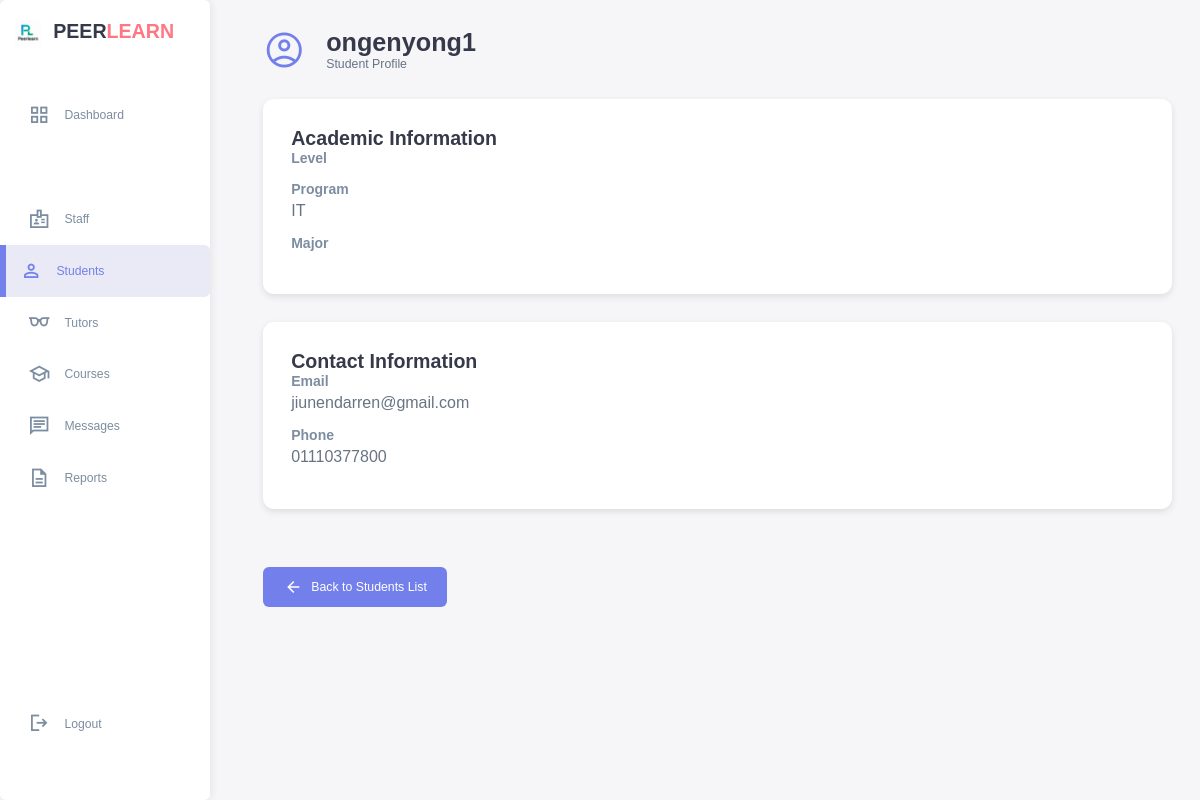
The app's page /student_details.php?id=23, older data.
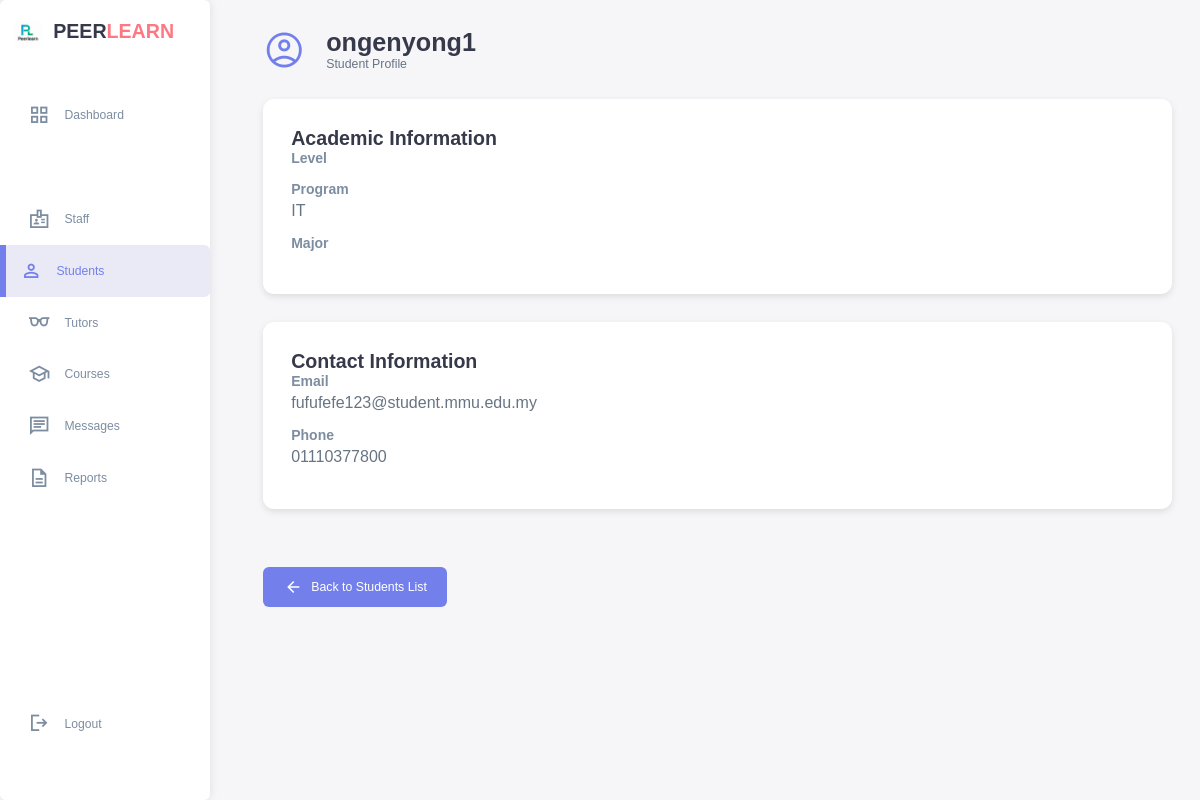
The same page, newer data.
### tables this page shows
CREATE TABLE `studentprofile` (
  `user_id` int(11) NOT NULL,
  `major` varchar(100) DEFAULT NULL,
  `year` varchar(50) DEFAULT NULL,
  `school` varchar(100) DEFAULT NULL,
  `program` varchar(255) DEFAULT NULL,
  `status` varchar(50) DEFAULT NULL,
  `actions` varchar(255) DEFAULT NULL,
  `created_at` datetime DEFAULT NULL,
  `updated_at` datetime DEFAULT NULL,
  `student_name` varchar(255) DEFAULT NULL
);

CREATE TABLE `user` (
  `user_id` int(11) NOT NULL,
  `username` varchar(50) NOT NULL,
  `password` varchar(255) DEFAULT NULL,
  `email` varchar(100) NOT NULL,
  `role` enum('student','tutor','admin') NOT NULL,
  `first_name` varchar(50) NOT NULL,
  `last_name` varchar(50) NOT NULL,
  `phone` varchar(20) DEFAULT NULL,
  `profile_image` varchar(255) DEFAULT NULL,
  `is_active` tinyint(1) DEFAULT 1,
  `created_at` timestamp NOT NULL DEFAULT current_timestamp(),
  `last_login` datetime DEFAULT NULL,
  `reset_token_hash` varchar(64) DEFAULT NULL,
  `reset_token_expires_at` datetime DEFAULT NULL
);

### student_details.php (the view, shortened to what this page needs)
<?php
$servername = "localhost";
$username = "root";
$password = "";
$dbname = "peer_tutoring_platform";
$conn = new mysqli($servername, $username, $password, $dbname);
if(isset($_GET['id']) && !empty($_GET['id'])) {
    $user_id = $conn->real_escape_string($_GET['id']);
    $sql = "SELECT sp.*,u.username, u.email, u.phone
            FROM studentprofile sp
            JOIN user u ON sp.user_id = u.user_id
            WHERE sp.user_id = '$user_id'";
    $result = $conn->query($sql);
    if ($result->num_rows > 0) {
        $student = $result->fetch_assoc();
?>
<!DOCTYPE html>
<html lang="en">
<head>
    <link rel="stylesheet" href="studentstyle.css">
</head>
<body>
    <div class="container">
        <aside>
            <div class="top">
                <div class="logo">
                    <img src="image/logo.png" alt="PeerLearn Logo">
                    <h2>PEER<span class="danger">LEARN</span></h2>
                </div>
            </div>
            <div class="sidebar">
                <a href="admin.html"><span class="material-symbols-sharp">grid_view</span><h3>Dashboard</h3></a>
                <a></a>
                <a href="admin_staff.php"><span class="material-symbols-sharp">badge</span><h3>Staff</h3></a>
                <a href="admin_student.php" class="active"><span class="material-symbols-sharp">person</span><h3>Students</h3></a>
                <a href="admin_tutors.php"><span class="material-symbols-sharp">eyeglasses</span><h3>Tutors</h3></a>
                <a href="admin_course.php"><span class="material-symbols-sharp">school</span><h3>Courses</h3></a>
                <a href="admin_message.php"><span class="material-symbols-sharp">chat</span><h3>Messages</h3></a>
               <a href="admin_report.php"><span class="material-symbols-sharp">description</span><h3>Reports</h3></a>
                <a href="home_page.html"><span class="material-symbols-sharp">logout</span><h3>Logout</h3></a>
            </div>
        </aside>
         <div class="profile-content">
            <div class="profile-header">
            <span class="material-symbols-sharp profile-icon">account_circle</span>
            <div class="profile-title">
                <h1><?php echo htmlspecialchars($student['username']); ?></h1>
                <p>Student Profile</p>
            </div>
            </div>
            <div class="profile-sections">
                <div class="profile-section">
                    <h2>Academic Information</h2>
                    <div class="detail-item">
                        <strong>Level</strong>
                    </div>
                    <div class="detail-item">
                        <strong>Program</strong>
                        <p><?php echo htmlspecialchars($student['program']); ?></p>
                    </div>
                    <div class="detail-item">
                        <strong>Major</strong>
                    </div>
                </div>
                <div class="profile-section">
                    <h2>Contact Information</h2>
                    <div class="detail-item">
                        <strong>Email</strong>
                        <p><?php echo !empty($student['email']) ? htmlspecialchars($student['email']) : 'N/A'; ?></p>
                    </div>
                    <div class="detail-item">
                        <strong>Phone</strong>
                        <p><?php echo !empty($student['phone']) ? htmlspecialchars($student['phone']) : 'N/A'; ?></p>
                    </div>
                </div>
            </div>
            <a href="admin_student.php" class="back-btn">
                <span class="material-symbols-sharp">arrow_back</span>
                Back to Students List
            </a>
        </div>
    </div>
</body>
</html>
<?php
    } else {
        echo "Student not found";
    }
} else {
    echo "No student ID specified";
}
?>

Row changes from the older to the newer data that the page shows:
changed through a linked row, studentprofile "IT": user_id.email "jiunendarren@gmail.com" → "fufufefe123@student.mmu.edu.my"
